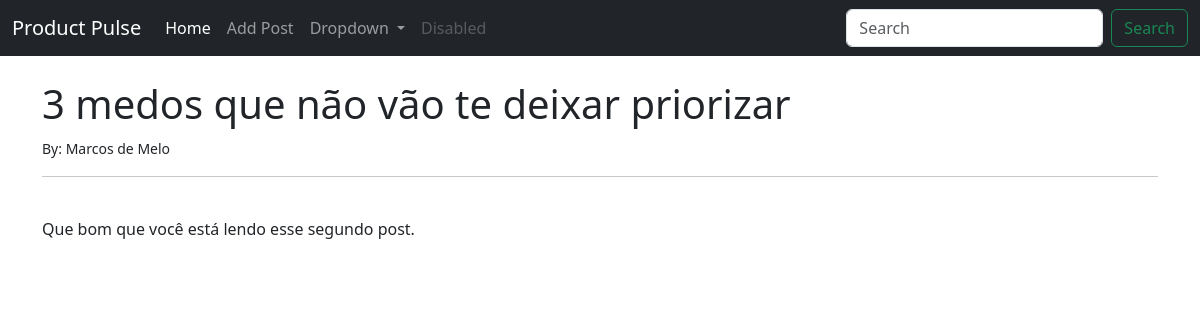
The app's page /article/2 with its own data.
### theblog/models.py (models this page shows, shortened)
class Post(models.Model):
    title = models.CharField(max_length=255)
    title_tag = models.CharField(max_length=255, default='Blog Post')
    author = models.ForeignKey(User, on_delete=models.CASCADE)
    body = models.TextField()

### theblog/views.py (the view)
# urls.py: path('article/<int:pk>', ArticleDetailView.as_view(), name='article-details'),
class ArticleDetailView(DetailView):
    model = Post
    template_name = 'article_details.html'

### theblog/templates/article_details.html (shortened to what this page needs)
{% extends 'base.html' %}
{% block content %}
<h1>{{ post.title }}</h1>
<small>By: {{ post.author.first_name }} {{ post.author.last_name }}</small></br>
<hr>
<br/>
{{ post.body }}
{% endblock %}

### records on screen
Post: title "3 medos que não vão te deixar priorizar", author.first_name "Marcos", author.last_name "de Melo", body "Que bom que você está lendo esse segundo post."
